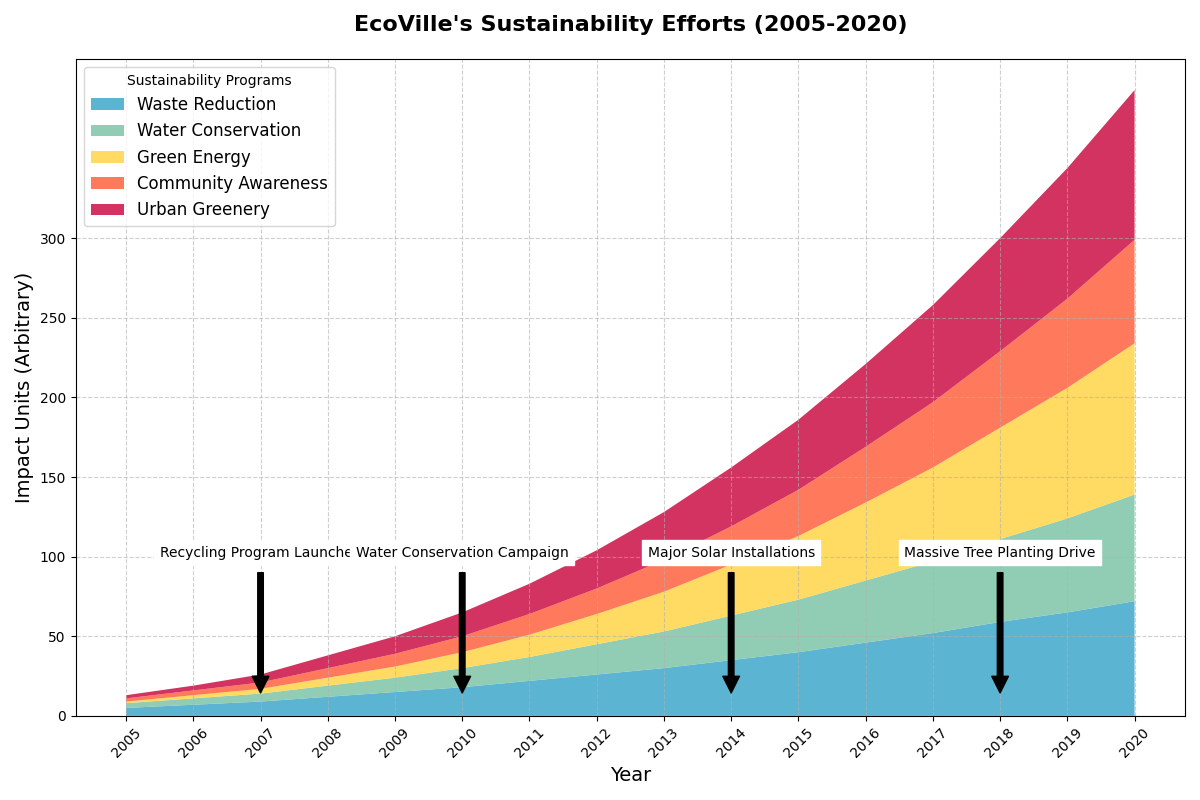

This figure's Python source:
import matplotlib.pyplot as plt
import numpy as np

# Backstory: Tracking the Environmental Sustainability Efforts in "EcoVille" city
# since 2005, highlighting contributions from various sustainability programs.
# The data includes waste reduction, water conservation, green energy adoption,
# community awareness projects, and urban greenery expansions.

# Years
years = np.arange(2005, 2021)

# Data for sustainability efforts in EcoVille (in arbitrary units)
waste_reduction = [5, 7, 9, 12, 15, 18, 22, 26, 30, 35, 40, 46, 52, 59, 65, 72]
water_conservation = [3, 4, 5, 7, 9, 12, 15, 19, 23, 28, 33, 39, 45, 52, 59, 67]
green_energy = [1, 2, 3, 5, 7, 10, 14, 19, 25, 32, 40, 49, 59, 70, 82, 95]
community_awareness = [2, 3, 4, 6, 8, 10, 13, 16, 20, 24, 29, 35, 41, 48, 56, 65]
urban_greenery = [2, 3, 5, 8, 11, 15, 19, 24, 30, 37, 44, 52, 61, 71, 82, 94]

# Aggregated data for the stacked area chart
sustainability_efforts = np.vstack([waste_reduction, water_conservation, green_energy, community_awareness, urban_greenery])

# Plotting setup
fig, ax = plt.subplots(figsize=(12, 8))

# Stacked area plot
ax.stackplot(years, sustainability_efforts,
             labels=['Waste Reduction', 'Water Conservation', 'Green Energy', 'Community Awareness', 'Urban Greenery'],
             colors=['#33A1C9', '#76C1A1', '#FFD33C', '#FF5733', '#C70039'], alpha=0.8)

# Customizing plot appearance
ax.set_title("EcoVille's Sustainability Efforts (2005-2020)", fontsize=16, fontweight='bold', pad=20)
ax.set_xlabel('Year', fontsize=14)
ax.set_ylabel('Impact Units (Arbitrary)', fontsize=14)

# Adding x-ticks and customizing y-ticks
ax.set_xticks(np.arange(2005, 2021, 1))
ax.set_yticks(np.arange(0, 301, 50))

# Rotate x-axis labels to avoid overlap
plt.xticks(rotation=45)

# Adding a legend
ax.legend(loc='upper left', fontsize=12, title="Sustainability Programs")

# Adding grid lines for better readability
ax.grid(True, linestyle='--', alpha=0.6)

# Adding annotations for major milestones
milestones = {
    2007: "Recycling Program Launched",
    2010: "Water Conservation Campaign",
    2014: "Major Solar Installations",
    2018: "Massive Tree Planting Drive"
}

for year, event in milestones.items():
    plt.annotate(event, xy=(year, 10), xytext=(year, 100),
                 arrowprops=dict(facecolor='black', shrink=0.05),
                 fontsize=10, ha='center', backgroundcolor='white')

# Automatically adjust layout to prevent label overlap
plt.tight_layout()

# Display the plot
plt.show()
